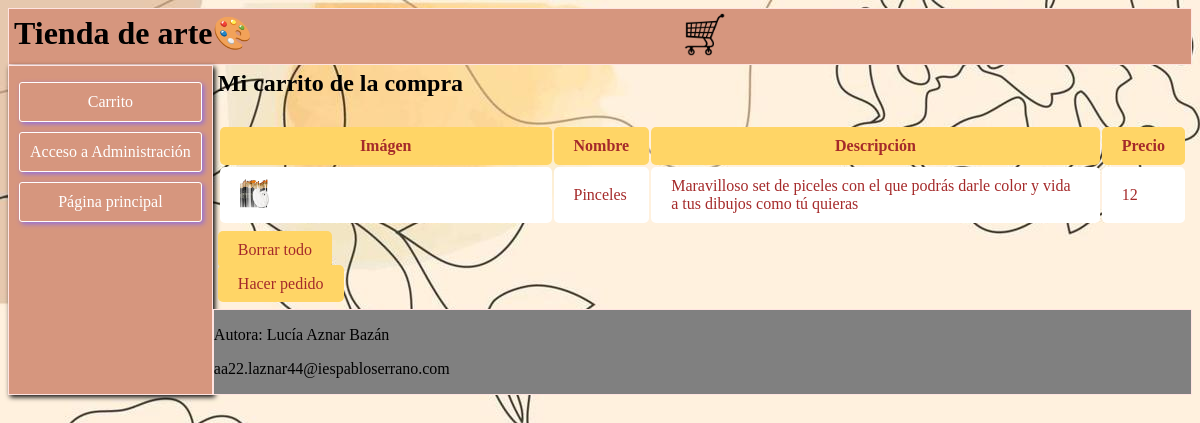
/carrito.php?idcarrito=1, run on the app's committed database.
### tables this page shows
CREATE TABLE `productos` (
  `id` int(6) PRIMARY KEY AUTO_INCREMENT NOT NULL,
  `nombre` varchar(50) NOT NULL,
  `descripcion` varchar(200) NOT NULL,
  `precio` int(6) NOT NULL,
  `estado` varchar(10) NOT NULL,
  `imagen` varchar(200) NOT NULL
);

### carrito.php (the view, shortened to what this page needs)
<!DOCTYPE html>
<html lang="es">
<head>
    <link rel="stylesheet" href="estilos_carrito.css">
</head>
<main>
<body>
    <?php
    include('header.php');
    include('menu.php');
    echo "<article>";
    echo "<h1>Mi carrito de la compra</h1></br>";
    if(isset($_SESSION['guardados'])){
        $idguardados = $_SESSION['guardados'];
        include('conexion.php');
        echo "<table>";
        echo "<tr>";
            echo "<th>Imágen</th>";
            echo "<th>Nombre</th>";
            echo "<th>Descripción</th>";
            echo "<th>Precio</th>";
        echo "</tr>";
        for($i=0; $i<count($idguardados); $i++){
            $sql="select id,imagen,nombre,descripcion,precio from productos where id=$idguardados[$i]";
            $result=$conn->query($sql);
            while($row = $result->fetch_assoc()) {
                echo "<tr>";
                echo "<td><img src=".$row['imagen']." alt='imagen'></td>";
                echo "<td>".$row['nombre']."</td>";
                echo "<td>".$row['descripcion']."</td>";
                echo "<td>".$row['precio']."</td>";
                echo "</tr>";
            }
        }
        echo "</table>";
        echo "<p><a class='boton' href='vaciar.php'>Borrar todo</a></p>";
        echo "<p><a class='boton' href='pedido.php'>Hacer pedido</a></p>";
    }else{
        echo "No se encuentra el producto que solicitas";
    }
    echo "</article>";
       include('footer.php');
    ?>
</body>
</html>

### estilos_carrito.css (style rules this page uses)
body { background-image: url(imagenes/fondo.jpg); }
h1 { margin: 5px; color: black; font-family: Georgia, 'Times New Roman', Times, serif; }
table { margin: 5px; }
table th { padding: 10px 20px; margin: 5px; border: none; border-radius: 5px; color: brown; background-color: #ffd566; text-decoration: none; }
table td { padding: 10px 20px; margin: 5px; border: none; border-radius: 5px; color: brown; background-color: white; text-decoration: none; }
table img { width: 10%; }
.boton { padding: 10px 20px; margin: 5px; border: none; border-radius: 5px; color: brown; background-color: #ffd566; text-decoration: none; }
article { grid-area: a; }
main { display: grid; grid-template-areas: "h h h h h" "n a a a a" "n a a a a" "n f f f f"; }

### data on the page
productos: imagen (picture), nombre "Pinceles", descripcion "Maravilloso set de piceles con el que podrás darle color y vida a tus dibujos como tú quieras", precio "12"
